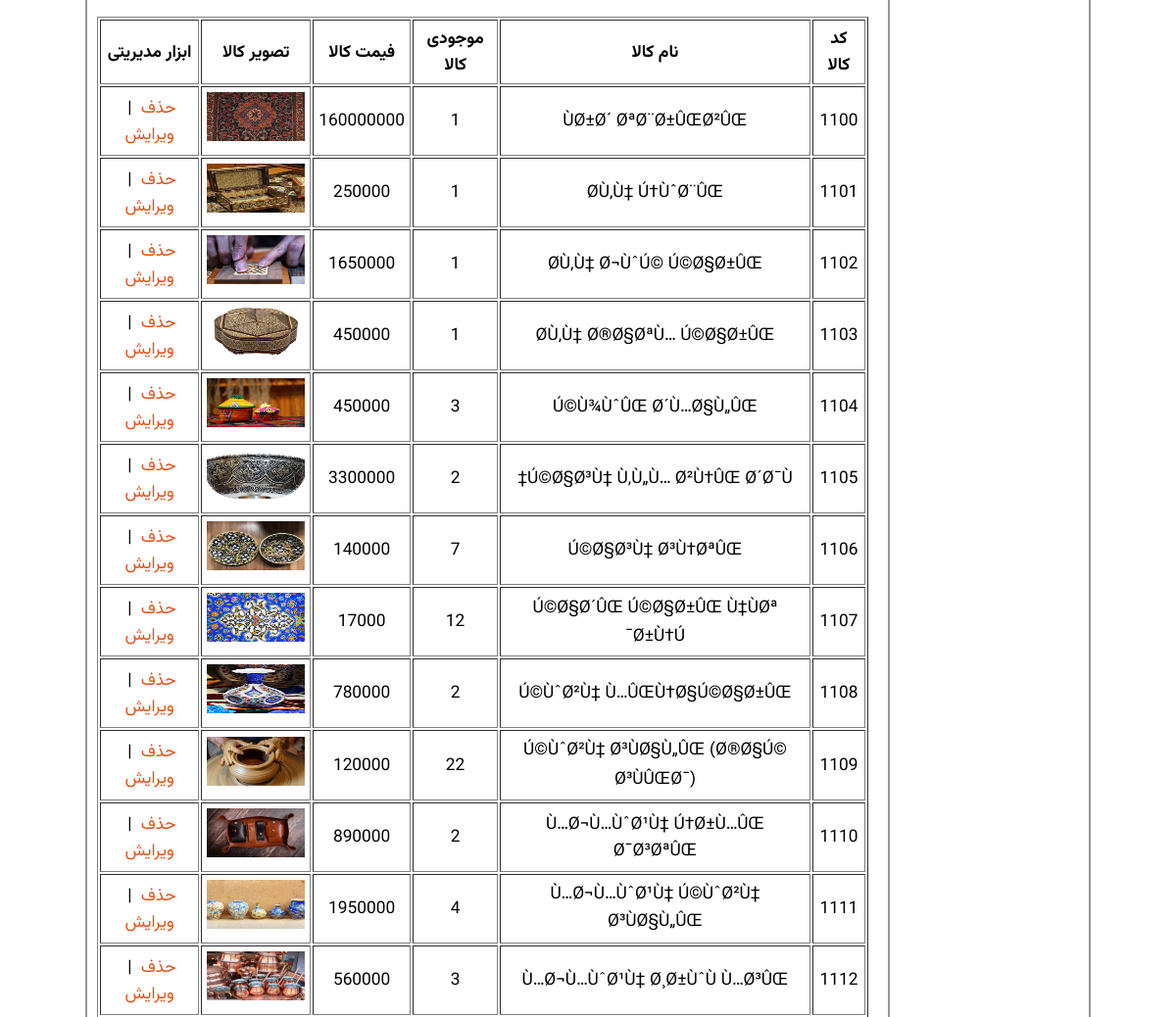
The app's page /admin_products.php (signed in, middle part), older data.
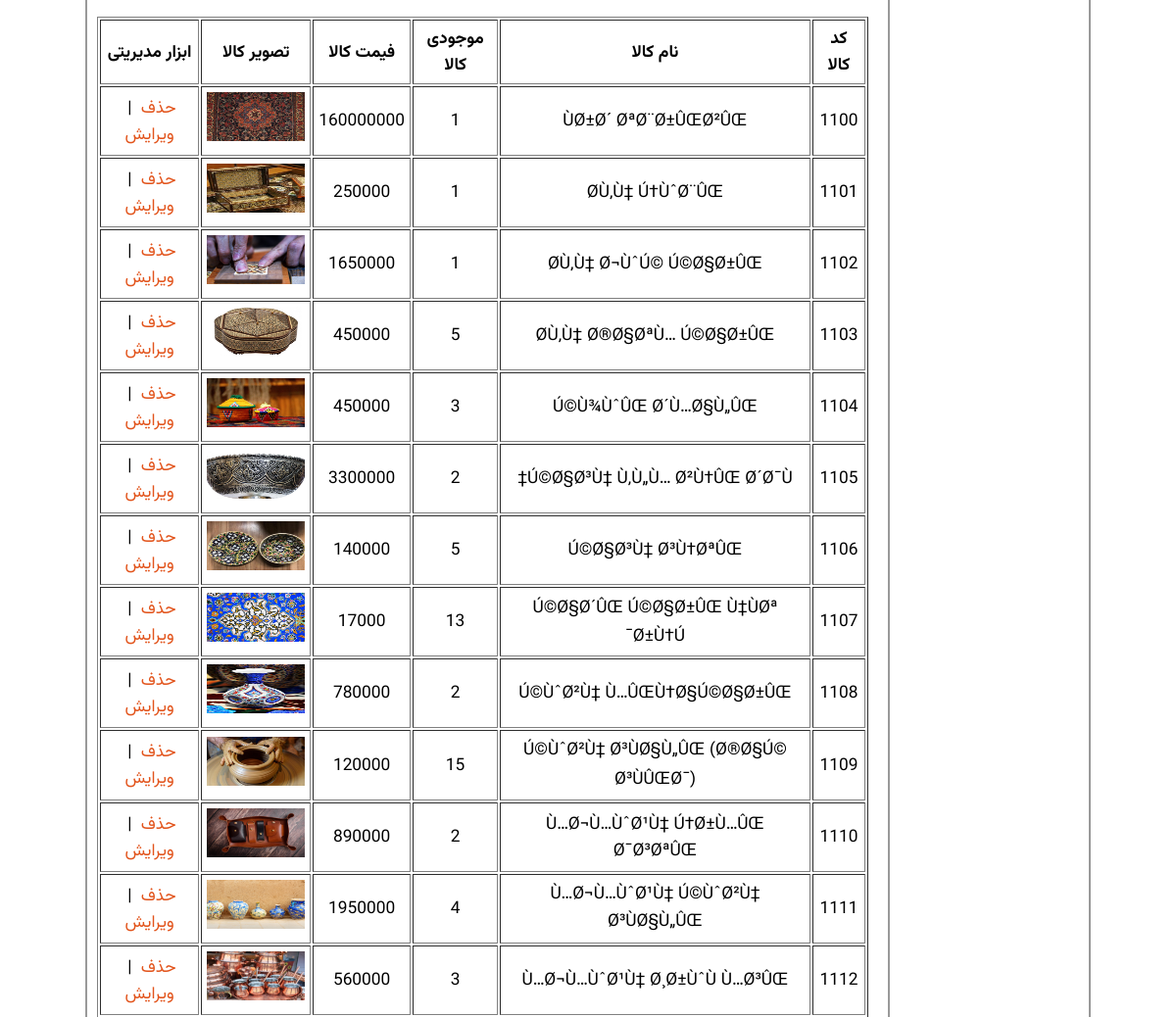
The same page, newer data.
### tables this page shows
CREATE TABLE IF NOT EXISTS `products` (
  `id` int(10) NOT NULL AUTO_INCREMENT COMMENT 'کد کالا',
  `name` varchar(200) NOT NULL COMMENT 'نام کالا',
  `qty` int(10) NOT NULL COMMENT 'موجودی کالا',
  `price` float NOT NULL COMMENT 'قیمت کالا',
  `image` varchar(80) NOT NULL COMMENT 'عکس کالا',
  `details` text NOT NULL COMMENT 'توضیحات کالا',
  PRIMARY KEY (`id`)
);

### admin_products.php (the view, shortened to what this page needs)
<?php
include("includes/header.php");
?>
<?php
include("includes/db_link.php");
?>
<?php
$query = "SELECT * FROM products";
$request = mysqli_query($link, $query);
?>
<table border="1px" cellpadding='5px' style="text-align:center;width:100%">
	<thead style="font-weight: 700">
		<tr>
			<td>کد کالا</td>
			<td>نام کالا</td>
			<td>موجودی کالا</td>
			<td>فیمت کالا</td>
			<td>تصویر کالا</td>
			<td>ابزار مدیریتی</td>
		</tr>
	</thead>
	<tbody>
		<?php
		while ($row = mysqli_fetch_array($request)) {
		?>
			<tr>
				<td><?= $row["id"] ?></td>
				<td><?= $row["name"] ?></td>
				<td><?= $row["qty"] ?></td>
				<td><?= $row["price"] ?></td>
				<td><img src="products/<?= $row["image"] ?>" width="100px" height="50px"></td>
				<td>
					<a href="action_admin_products.php?id=<?= $row["id"] ?>&action=DELETE">حذف</a>
					&nbsp;|&nbsp;
					<a href="admin_products.php?id=<?= $row["id"] ?>&action=EDIT">ویرایش</a>
				</td>
			</tr>
		<?php
		}
		?>
</table>
<?php
include("./includes/footer.php");
?>

Row changes from the older to the newer data that the page shows:
changed products "Ø­Ù‚Ù‡ Ø®Ø§ØªÙ… Ú©Ø§Ø±ÛŒ": qty "1" → "5"
changed products "Ú©Ø§Ø³Ù‡ Ø³Ù†ØªÛŒ": qty "7" → "5"
changed products "Ú©Ø§Ø´ÛŒ Ú©Ø§Ø±ÛŒ Ù‡ÙØª Ø±Ù†Ú¯": qty "12" → "13"
changed products "Ú©ÙˆØ²Ù‡ Ø³ÙØ§Ù„ÛŒ (Ø®Ø§Ú© Ø³ÙÛŒØ¯)": qty "22" → "15"
